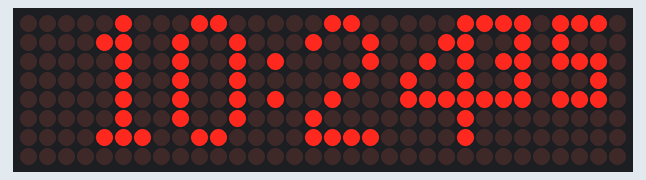
The sketch below on a simulated ESP8266 (NodeMCU). Parts: 32×8 LED matrix. WiFi joins after 1.5 s; servers stay silent unless stated; network time is answered at once with the bench clock; the local clock reads 2024-03-15 10:24:30 at power-on unless the sketch sets it; what the sketch prints to the serial monitor is not drawn.

Above: at 5.6 s.
At 10.1 s:
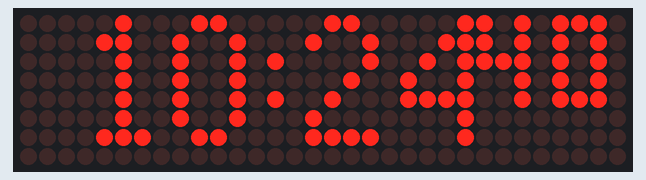
At 14.1 s:
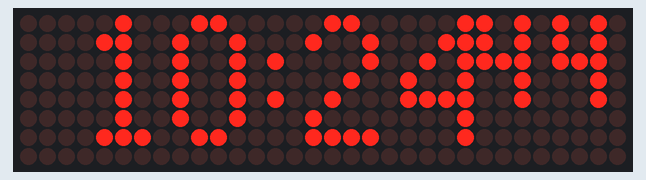
At 22.1 s:
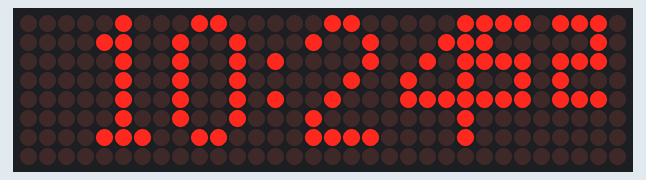
At 29.1 s:
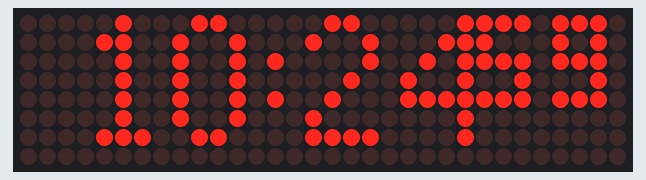
At 38.1 s:
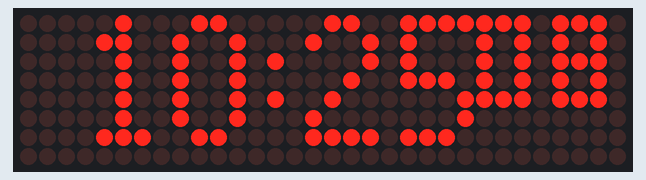

Measured:
- what the display in image 1 shows lasts 1.0 s, from 10.0 s to 11.0 s

The sketch:

Simple.ino
```cpp
#include <ESP8266WiFi.h>
#include <MD_MAX72xx.h>
#include <MD_Parola.h>
#include <NTPClient.h>
#include <WiFiUdp.h>
#include "Font_Data.h"

// Display type for common MAX7219 matrices
#define HARDWARE_TYPE MD_MAX72XX::FC16_HW
#define MAX_DEVICES 4 // 4 matrices chained

// Pins for ESP8266
#define CS_PIN 15
#define CLK_PIN 14
#define DIN_PIN 13

// WiFi credentials
const char *ssid = "ssid";
const char *password = "password";

// Create Parola instance
MD_Parola matrix =
    MD_Parola(HARDWARE_TYPE, DIN_PIN, CLK_PIN, CS_PIN, MAX_DEVICES);

// NTP client
WiFiUDP ntpUDP;
NTPClient timeClient(ntpUDP, "pool.ntp.org", 19800,
                     60000); // 19800 = IST offset (GMT +5:30)

bool timeInitialized = false;

void setup() {
  Serial.begin(115200);

  matrix.begin(2); // start Parola need to pass the number of zones otherwise it
                   // wont work
  matrix.displayClear();
  matrix.setInvert(false);
  // matrix.setZoneEffect(0, true, PA_FLIP_LR);
  // matrix.setZoneEffect(0, true, PA_FLIP_UD);

  matrix.setZone(0, 1, 3);
  matrix.setZone(1, 0, 0);
  matrix.setFont(0, F4x7clean);
  matrix.setFont(1, F3x5std);
  matrix.setIntensity(0, 0); // brightness of matrix
  matrix.setIntensity(1, 0); // brightness of matrix


  // Connect WiFi with bouncing ball animation
  WiFi.begin(ssid, password);
  Serial.print("Connecting");

  int connectionAttempts = 0;
  while (WiFi.status() != WL_CONNECTED) {
    Serial.print(".");
    drawBouncingBall();
    delay(100);
    connectionAttempts++;
  }

  if (WiFi.status() == WL_CONNECTED) {
    Serial.println("\nWiFi Connected!");
    matrix.displayClear();

    // Show bouncing ball while syncing NTP
    timeClient.begin();

    int syncAttempts = 0;
    while (syncAttempts < 20) {
      drawBouncingBall();
      timeClient.update();
      delay(200);
      syncAttempts++;
    }
    timeInitialized = true;
    matrix.displayClear();
  } else {
    Serial.println("\nFailed to connect to WiFi");
    matrix.displayText("FAIL", PA_CENTER, 50, 0, PA_PRINT, PA_NO_EFFECT);
  }
}

void loop() {
  if (timeInitialized) {
    timeClient.update();

    int h = timeClient.getHours();
    int m = timeClient.getMinutes();
    int s = timeClient.getSeconds();

    char timeString[6];
    sprintf(timeString, "%02d:%02d", h, m);

    char secString[4];
    sprintf(secString, "%02d", s);

    matrix.displayZoneText(0, timeString, PA_RIGHT, 50, 0, PA_PRINT,PA_SCROLL_UP);
    matrix.displayZoneText(1, secString, PA_CENTER, 50, 0, PA_PRINT,PA_SCROLL_UP);

    if (matrix.displayAnimate()) {
      matrix.displayReset();
    }

    delay(500);
  }
}
```

functions.ino
```cpp
// Bouncing ball variables
int ballX = 0;
int ballY = 0;
int ballDirX = 1;
int ballDirY = 1;
int displayWidth = 32; // 4 matrices * 8 pixels
int displayHeight = 8;

void drawBouncingBall() {
  matrix.displayClear();

  // Draw the ball (pixel) using the underlying MAX72xx object
  matrix.getGraphicObject()->setPoint(ballY, ballX, true);
  matrix.getGraphicObject()->update();

  // Update ball position
  ballX += ballDirX;
  ballY += ballDirY;

  // Bounce off walls
  if (ballX >= displayWidth - 1 || ballX <= 0) {
    ballDirX *= -1;
  }
  if (ballY >= displayHeight - 1 || ballY <= 0) {
    ballDirY *= -1;
  }
}
```

Source omitted: Font_Data.h (60688 bytes)
